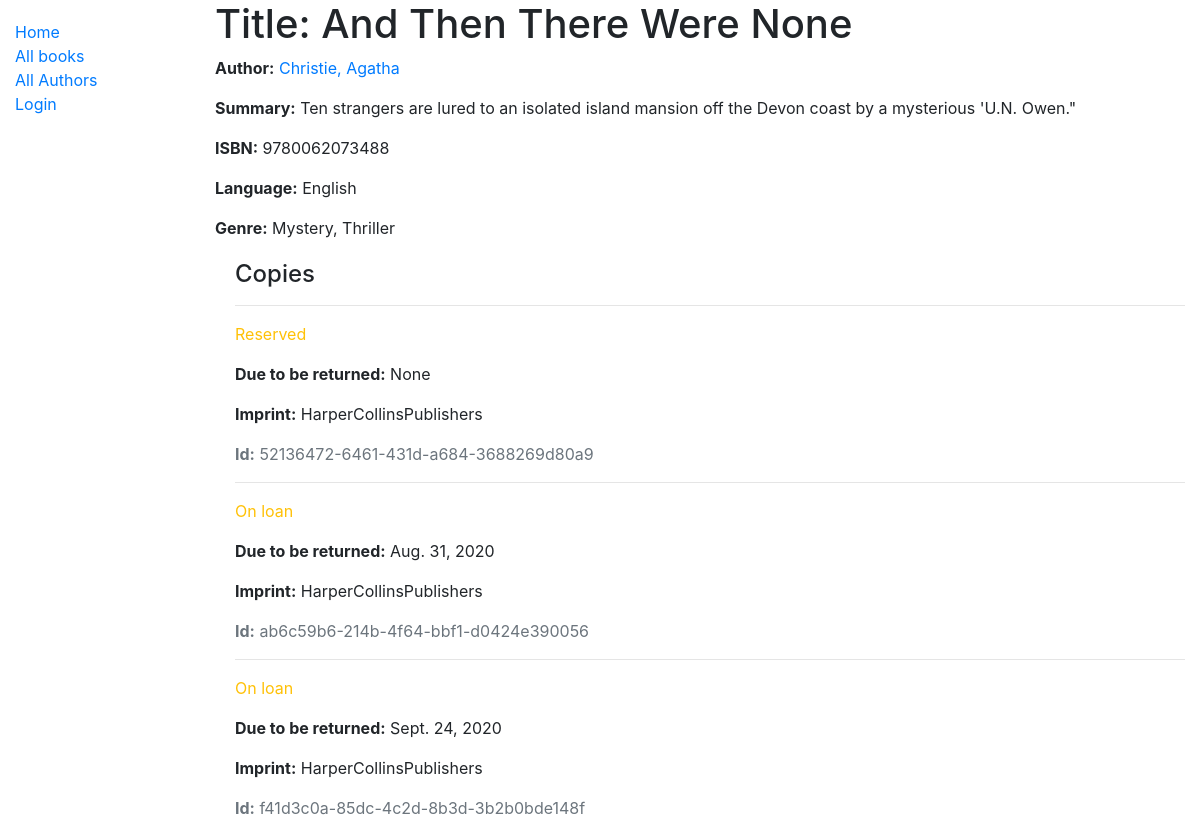
/catalog/book/1, run on the app's committed database.
### catalog/models.py (models this page shows, shortened)
class Book(models.Model):
    title = models.CharField(max_length=200)
    author = models.ForeignKey('Author', on_delete=models.SET_NULL, null=True)
    summary = models.TextField(max_length=1000, help_text='Enter a brief description of the book')
    isbn = models.CharField('ISBN', max_length=13,
                            help_text='13 Character <a href="https://www.isbn-international.org/content/what-isbn">ISBN number</a>')
    genre = models.ManyToManyField(Genre, help_text='Select a genre for this book')
    language = models.ForeignKey('Language', on_delete=models.SET_NULL, null=True, help_text='Select a language for this book')

class Author(models.Model):
    first_name = models.CharField(max_length=100)
    last_name = models.CharField(max_length=100)
    date_of_birth = models.DateField(null=True, blank=True)
    date_of_death = models.DateField('died', null=True, blank=True)
    class Meta:
        ordering = ['last_name', 'first_name']
    def get_absolute_url(self):
        return reverse('author-detail', args=[str(self.id)])
    def __str__(self):
        return f'{self.last_name}, {self.first_name}'

class Language(models.Model):
    name = models.CharField(max_length=200, help_text="Enter the book's language (e.g. French)")
    def __str__(self):
        return self.name

class Genre(models.Model):
    name = models.CharField(max_length=200, help_text='Enter a book genre (e.g. Science Fiction)')
    def __str__(self):
        return self.name

class BookInstance(models.Model):
    id = models.UUIDField(primary_key=True, default=uuid.uuid4, help_text='Unique ID for this particular book across whole library')
    book = models.ForeignKey(Book, on_delete=models.SET_NULL, null=True)
    imprint = models.CharField(max_length=200)
    due_back = models.DateField(null=True, blank=True)
    LOAN_STATUS = (
        ('m', 'Maintenance'),
        ('o', 'On loan'),
        ('a', 'Available'),
        ('r', 'Reserved'),
    )
    status = models.CharField(
        max_length=1,
        choices=LOAN_STATUS,
        blank=True,
        default='m',
        help_text='Book availability',
    )
    borrower = models.ForeignKey(User, on_delete=models.SET_NULL, null=True,
                                 blank=True)
    class Meta:
        ordering = ['due_back']
        permissions = (("can_mark_returned","Set book as returned"),)

### catalog/views.py (the view)
# urls.py: path('book/<int:pk>', views.BookDetailView.as_view(), name='book-detail'),
class BookDetailView(generic.DetailView):
    model = Book

### catalog/templates/catalog/book_detail.html (shortened to what this page needs)
{% extends "base_generic.html" %}
{% block content %}
<h1>Title: {{ book.title }}</h1>
<p>
  <strong>Author:</strong>
  <a href="{{ book.author.get_absolute_url }}">{{ book.author }}</a>
</p>
<p>
  <strong>Summary:</strong>
  {{ book.summary }}
</p>
<p>
  <strong>ISBN:</strong>
  {{ book.isbn }}
</p>
<p>
  <strong>Language:</strong>
  {{ book.language }}
</p>
<p>
  <strong>Genre:</strong>
  {{ book.genre.all|join:", " }}
</p>
<div style="margin-left: 20px;margin-top:20px">
  <h4>Copies</h4>
  {% for copy in  book.bookinstance_set.all %}
  <hr>
  <p class="{% if copy.status == 'a' %}text-success"
            "{% elif copy.status == 'm' %}text-danger"
            "{% else %}text-warning{% endif %}">
    {{ copy.get_status_display }}
  </p>
  {% if copy.status != 'a' %}
  <p><strong>Due to be returned:</strong>  {{ copy.due_back }}</p>
  {% endif %}
  <p><strong>Imprint:</strong>  {{ copy.imprint }}</p>
  <p class="text-muted"><strong>Id:</strong>  {{ copy.id }}</p>
  {% endfor %}
</div>
{% endblock %}

### catalog/templates/base_generic.html (shortened to what this page needs)
<!DOCTYPE html>
<html lang="en">
  <head>
    <link rel="stylesheet"
          href="https://stackpath.bootstrapcdn.com/bootstrap/4.1.3/css/bootstrap.min.css"
>
    {% load static %}
    <link rel="stylesheet" href="{% static 'css/styles.css' %}">
  </head>
  <body>
    <div class="container-fluid">
      <div class="row">
        <div class="col-sm-2">
          {% block sidebar %}
          <ul class="sidebar-nav">
            <li><a href="{% url 'index' %}">Home</a></li>
            <li><a href="{% url 'books' %}">All books</a></li>
            <li><a href="{% url 'authors' %}">All Authors</a></li>
            {% if user.is_authenticated %}
            <hr>
            <li>User: {{ user.get_username }}</li>
            <li><a href="{% url 'my-borrowed' %}">My Borrowed</a></li>
            <li><a href="{% url 'logout' %}?next={{ request.path }}">Logout</a></li>
            {% if perms.catalog.can_mark_returned %}
            <hr>
            Staff
            <li><a href="{% url 'all-borrowed' %}">All Borrowed Books</a></li>
            {% endif %}
            {% else %}
            <li><a href="{% url 'login' %}?next={{ request.path }}">Login</a></li>
            {% endif %}
          </ul>
          {% endblock %}
        </div>
        <div class="col-sm-10">
          {% block content %}{% endblock %}
      </div>
    </div>
  </body>
</html>

### catalog/static/css/styles.css (style rules this page uses)
.sidebar-nav { margin-top: 20px; padding: 0; list-style: none; }

### data on the page
Book: title "And Then There Were None", author "Christie, Agatha", summary "Ten strangers are lured to an isolated island mansion off the Devon coast by a mysterious 'U.N. Owen.\"", isbn "9780062073488", language "English", genre.all "Mystery, Thriller"
BookInstance: status "Reserved", due_back "None", imprint "HarperCollinsPublishers", id "52136472-6461-431d-a684-3688269d80a9"
BookInstance: status "On loan", due_back "Aug. 31, 2020", imprint "HarperCollinsPublishers", id "ab6c59b6-214b-4f64-bbf1-d0424e390056"
BookInstance: status "On loan", due_back "Sept. 24, 2020", imprint "HarperCollinsPublishers", id "f41d3c0a-85dc-4c2d-8b3d-3b2b0bde148f"
